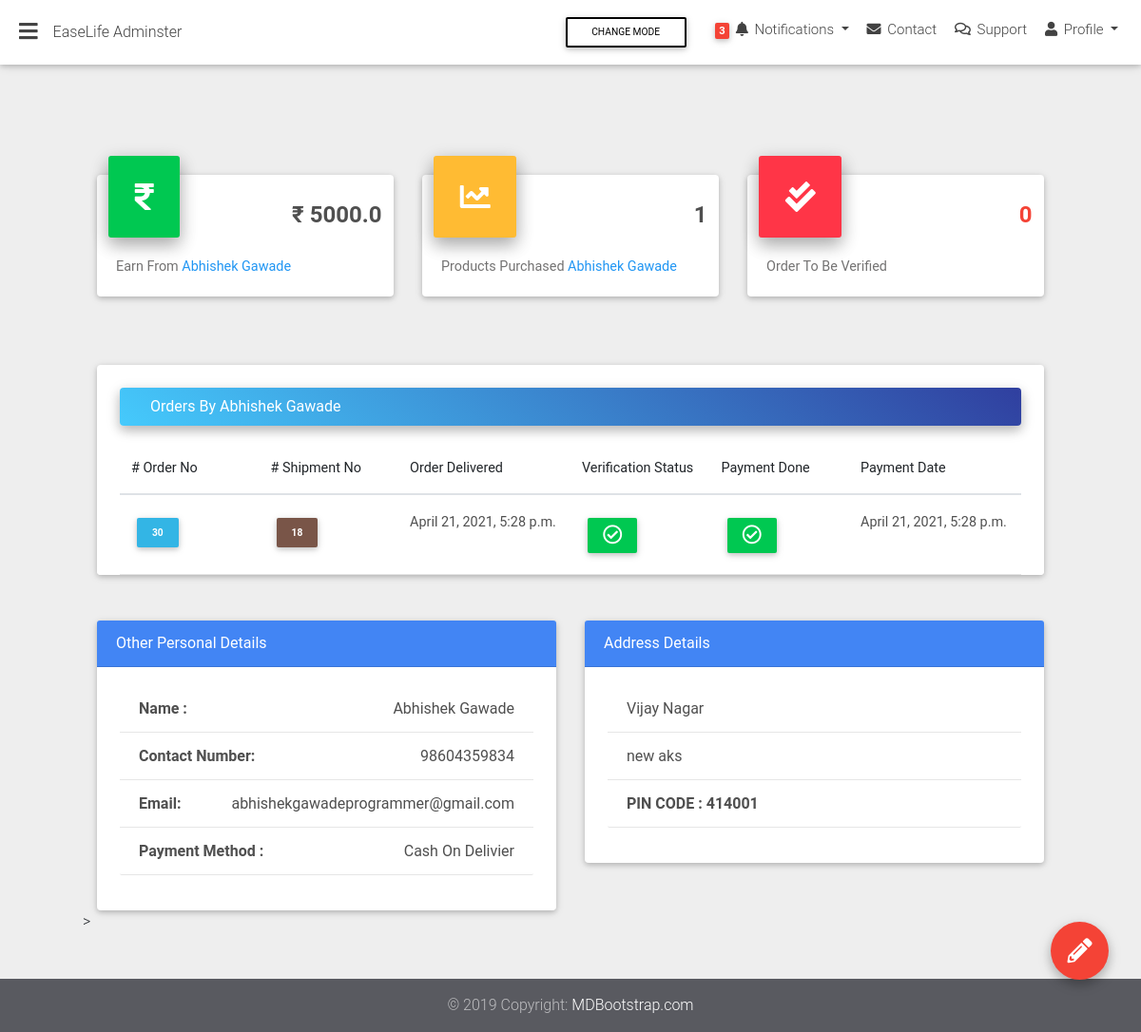
Page /easylife-admin/user_details/1/ on the earlier database version.
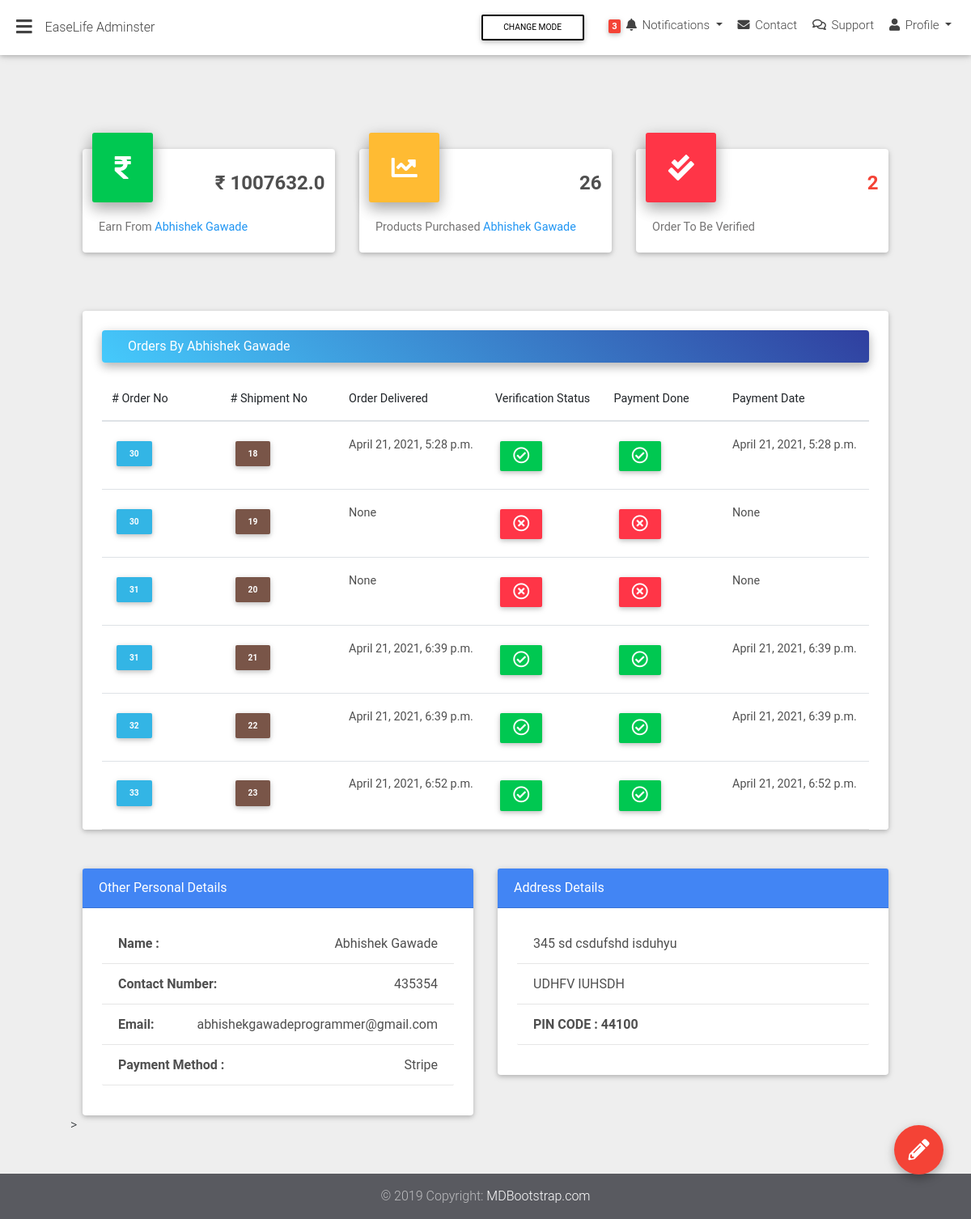
Same page on the later database version.
### base/models.py (models this page shows, shortened)
class ShippmentOrder(models.Model):
    user=models.ForeignKey(settings.AUTH_USER_MODEL,on_delete=models.CASCADE)
    order=models.ForeignKey('Order',on_delete=models.CASCADE)
    delivered= models.DateTimeField(blank=True,null=True)
    verify_order = models.BooleanField(default=False,blank=True)
    payment_done=models.BooleanField(default=False,blank=True)
    payment_done_date= models.DateTimeField(blank=True,null=True)
    class Meta:
        verbose_name = "ShippmentOrder"
        verbose_name_plural = "ShippmentOrders"

class Order(models.Model):
    user = models.ForeignKey(settings.AUTH_USER_MODEL,on_delete=models.CASCADE)
    items =models.ManyToManyField(OrderItem)
    ordered = models.BooleanField(default=False)
    start_date =models.DateTimeField(auto_now_add=True)
    ordered_date = models.DateTimeField()
    billing_address=models.ForeignKey('BillingAddress',on_delete=models.SET_NULL,blank=True,null=True)
    def get_total(self):
        total=0
        for order_item in self.items.all():
            total +=order_item.get_final_price()
        return total

class BillingAddress(models.Model):
    user=models.ForeignKey(settings.AUTH_USER_MODEL,on_delete=models.CASCADE)
    city=models.CharField(max_length=20)
    phone_number=models.CharField(max_length=20)
    street_address=models.CharField(max_length=250)
    apartment_address=models.CharField(max_length=250)
    pin_code=models.CharField(max_length=10)
    payment_option = models.CharField(choices=PAYMENTS_CHOICES,max_length=1,default='S')
    class Meta:
        verbose_name = ("Billing Address")
        verbose_name_plural = ("Billing Adresss")

### easylife_admin/views.py (the view)
# urls.py: path('user_details/<pk>/', user_details, name='user_details'),
def user_details(request,pk):
	user=get_object_or_404(User,pk=pk)
	shippment_order_user= ShippmentOrder.objects.filter(user=user)
	earn_money=0
	item_purchased=0
	no_verified=ShippmentOrder.objects.filter(user=user,verify_order=False).count()
	for shippment_order in shippment_order_user.filter(verify_order=True,payment_done=True):
		earn_money+=shippment_order.order.get_total()
		item_purchased+=shippment_order.order.items.count()
	return render(request,'easylife_admin/user_detail_view.html',{
		'shippment_order_user':shippment_order_user,
		'user':user,'earn_money':earn_money,'item_purchased':item_purchased,'no_verified':no_verified,'last_order':shippment_order_user.last()})

### base/models.py (called while the page is built)
    def get_total_item_price(self):
        return self.qauntity * self.item.price

    def get_total_discount_price(self):
        return self.qauntity * self.item.discount_price

    def get_final_price(self):
        if self.item.discount_price:
            return self.get_total_discount_price()
        return self.get_total_item_price()

### templates/easylife_admin/user_detail_view.html (shortened to what this page needs)
{% extends "easylife_admin/admin_base.html" %}
{% load static %}
{% block content %}
    <div class="container-fluid">
      <section class="mt-md-4 pt-md-2 mb-5 pb-4">
        <div class="row">
          <div class="col-xl-4 col-md-6 mb-xl-0 mb-4">
            <div class="card card-cascade cascading-admin-card">
              <div class="admin-up">
                <i class="fas fa-rupee-sign success-color mr-3 z-depth-2"></i>
                <div class="data">
                  <h4 class="font-weight-bold dark-grey-text">₹ {{earn_money}}</h4>
                </div>
              </div>
              <div class="card-body card-body-cascade">
                <p class="card-text">Earn From <span class="blue-text">{{user.get_full_name}}</span></p>
              </div>
            </div>
          </div>
          <div class="col-xl-4 col-md-6 mb-xl-0 mb-4">
            <div class="card card-cascade cascading-admin-card">
              <div class="admin-up">
                <i class="fas fa-chart-line warning-color mr-3 z-depth-2"></i>
                <div class="data">
                  <h4 class="font-weight-bold dark-grey-text">{{item_purchased}}</h4>
                </div>
              </div>
              <div class="card-body card-body-cascade">
                <p class="card-text">Products Purchased <span class="blue-text">{{user.get_full_name}}</span></p>
              </div>
            </div>
          </div>
          <div class="col-xl-4 col-md-6 mb-md-0 mb-4">
            <div class="card card-cascade cascading-admin-card">
              <div class="admin-up">
                <i class="fas fa-check-double danger-color lighten-1 mr-3 z-depth-2"></i>
                <div class="data">
                  <h4 class="font-weight-bold danger-grey-text">
                    <span class="red-text">{{no_verified}}</span>
                  </h4>
                </div>
              </div>
              <div class="card-body card-body-cascade">
                <p class="card-text">Order To Be Verified</p>
              </div>
            </div>
          </div>
        </div>
      </section>
      <section class="mb-5">
        <div class="card card-cascade narrower">
          <section>
            <br>
            <div class="card card-cascade narrower z-depth-0">
              <div
                class="view view-cascade gradient-card-header blue-gradient narrower py-2 mx-4 mb-3 d-flex justify-content-between align-items-center">
                <a href="" class="white-text mx-3">Orders By {{ user.get_full_name }}</a>
              </div>
              <div class="px-4">
                <div class="table-responsive">
                  <table class="table table-hover mb-0">
                    <thead>
                      <tr>
                        <th class="th-lg"># Order No</th>
                        <th class="th-lg"># Shipment No</th>
                        <th class="th-lg">Order Delivered </th>
                        <th class="th-lg">Verification Status</th>
                        <th class="th-lg">Payment Done</th>
                        <th class="th-lg">Payment Date</th>
                      </tr>
                    </thead>
                    <tbody>
                      {% for row in shippment_order_user %}
                      <tr>
                        <td>
                       <a href='' style="color:white">
                            <button type="button" class="btn btn-info btn-sm px-3">
                              <b>{{row.order.id}}</b>
                            </button>
                      </a>
                      </td>
                        <td>
        <a href='' style="color:white">
                            <button type="button" class="btn btn-brown waves-effect waves-light btn-sm px-3">
                              <b>{{row.id}}</b>
                            </button>
                      </a>
                      </td>
                        <td>{{row.delivered}}</td>
                        <td>
                          {% if  row.verify_order %}
                          <button type="button" class="btn btn-success btn-sm px-3">
                              <i class="far fa-check-circle fa-2x"></i>
                          {% else %}
                                <button type="button" class="btn btn-danger btn-sm px-3">
                             <i class="far fa-times-circle fa-2x"></i>
                          {% endif %}
                          </button>
                      </td>
                        <td>
                                               {% if  row.payment_done %}
                          <button type="button" class="btn btn-success btn-sm px-3">
                              <i class="far fa-check-circle fa-2x"></i>
                          {% else %}
                                <button type="button" class="btn btn-danger btn-sm px-3">
                             <i class="far fa-times-circle fa-2x"></i>
                          {% endif %}
                        </td>
                        <td>{{row.payment_done_date}}</td>
                      </tr>
                      {% endfor %}
                    </tbody>
                  </table>
                </div>
                <hr class="my-0">
              </div>
            </div>
          </section>
        </div>
      </section>
      <section class="mb-5">
        <div class="row">
          <div class="col-lg-6 col-md-12 mb-lg-0 mb-4">
            <div class="card">
              <div class="card-header white-text primary-color">
                Other  Personal Details
              </div>
              <div class="card-body text-center px-4 mb-3">
                <div class="list-group list-panel">
                  <span  class="list-group-item d-flex justify-content-between dark-grey-text">
                    <span class="float-left" style="font-weight: bold">Name :</span>{{user.get_full_name}}
                  </span>
                  <span  class="list-group-item d-flex justify-content-between dark-grey-text">
                    <span class="float-left" style="font-weight: bold">Contact Number:</span>{{last_order.order.billing_address.phone_number}}
                  </span>
                  <span  class="list-group-item d-flex justify-content-between dark-grey-text">
                    <span class="float-left" style="font-weight: bold">Email:</span>{{user.email}}
                  </span>
                  <span  class="list-group-item d-flex justify-content-between dark-grey-text">
                    <span class="float-left" style="font-weight: bold">Payment Method :</span>{{last_order.order.billing_address.get_payment_option_display}}
                  </span>
                </div>
              </div>
            </div>
          </div>
          <div class="col-lg-6 col-md-12 mb-lg-0 mb-4">
            <div class="card">
              <div class="card-header white-text primary-color">
                Address Details
              </div>
              <div class="card-body text-center px-4 mb-3">
                <div class="list-group list-panel">
                  <span  class="list-group-item d-flex justify-content-between dark-grey-text">
                    {{last_order.order.billing_address.street_address}}
                  </span>
                     <span  class="list-group-item d-flex justify-content-between dark-grey-text">
                    {{last_order.order.billing_address.apartment_address}}
                  </span>
                    <span  class="list-group-item d-flex justify-content-between dark-grey-text">
                    <span class="float-left" style="font-weight: bold">PIN CODE  : {{last_order.order.billing_address.pin_code}}</span>
                  </span>
                </div>
              </div>
            </div>
          </div>>
        </div>
      </section>
    </div>
{% endblock content %}

### templates/easylife_admin/admin_base.html (shortened to what this page needs)
{% load static %}
<!DOCTYPE html>
<html lang="en">
<head>
  <link rel="stylesheet" href="https://use.fontawesome.com/releases/v5.11.2/css/all.css">
  <link rel="stylesheet" href="{% static 'easylife_admin_static/css/bootstrap.min.css' %}">
  <link rel="stylesheet" href="{% static 'easylife_admin_static/css/mdb.min.css' %}">
</head>
<body class="fixed-sn white-skin">
  <header>
    {% include "easylife_admin/admin_navi.html" %}
  </header>
  <main style="padding-top: 0.5rem;">
     <div class="container-fluid">
      {% block content %}
      {% endblock content %}
     </div>
  </main>
  {% include "easylife_admin/admin_footer.html" %}
</body>
</html>

### templates/easylife_admin/admin_side_navi.html (shortened to what this page needs)
{% load static %}

### templates/easylife_admin/admin_navi.html (shortened to what this page needs)
    <nav class="navbar fixed-top navbar-expand-lg scrolling-navbar double-nav">
      <div class="float-left">
        <a href="#" data-activates="slide-out" class="button-collapse"><i class="fas fa-bars"></i></a>
      </div>
      <div class="breadcrumb-dn mr-auto">
        <p>EaseLife Adminster</p>
      </div>
      <div class="d-flex change-mode">
        <div class="ml-auto mb-0 mr-3 change-mode-wrapper">
          <button class="btn btn-outline-black btn-sm" id="dark-mode">Change Mode</button>
        </div>
        <ul class="nav navbar-nav nav-flex-icons ml-auto">
          <li class="nav-item dropdown notifications-nav">
            <a class="nav-link dropdown-toggle waves-effect" id="navbarDropdownMenuLink" data-toggle="dropdown"
              aria-haspopup="true" aria-expanded="false">
              <span class="badge red">3</span> <i class="fas fa-bell"></i>
              <span class="d-none d-md-inline-block">Notifications</span>
            </a>
          </li>
          <li class="nav-item">
            <a class="nav-link waves-effect"><i class="fas fa-envelope"></i> <span
                class="clearfix d-none d-sm-inline-block">Contact</span></a>
          </li>
          <li class="nav-item">
            <a class="nav-link waves-effect"><i class="far fa-comments"></i> <span
                class="clearfix d-none d-sm-inline-block">Support</span></a>
          </li>
          <li class="nav-item dropdown">
            <a class="nav-link dropdown-toggle waves-effect" href="#" id="userDropdown" data-toggle="dropdown"
              aria-haspopup="true" aria-expanded="false">
              <i class="fas fa-user"></i> <span class="clearfix d-none d-sm-inline-block">Profile</span>
            </a>
          </li>
        </ul>
      </div>
    </nav>
    <div class="fixed-action-btn clearfix d-none d-xl-block" style="bottom: 45px; right: 24px;">
      <a class="btn-floating btn-lg red">
        <i class="fas fa-pencil-alt"></i>
      </a>
      <ul class="list-unstyled">
        <li><a class="btn-floating red" href="{% url "easylife_admin:add_items" %}"></a></li>
        <li><a class="btn-floating yellow darken-1" href="{% url "easylife_admin:all_user_details" %}"></a></li>
        <li><a class="btn-floating green" href="{% url "easylife_admin:all_items" %}"></a></li>
      </ul>
    </div>

### templates/easylife_admin/admin_footer.html
  <footer class="page-footer pt-0 mt-5 rgba-stylish-light">
    <div class="footer-copyright py-3 text-center">
      <div class="container-fluid">
        © 2019 Copyright: <a href="https://mdbootstrap.com/education/bootstrap/" target="_blank"> MDBootstrap.com </a>
      </div>
    </div>
  </footer>

Differences in the rows shown:
added ShippmentOrder: order.id "30", id "19", delivered "None", verify_order False (drawn), payment_done False (drawn), payment_done_date "None"
added ShippmentOrder: order.id "31", id "20", delivered "None", verify_order False (drawn), payment_done False (drawn), payment_done_date "None"
added ShippmentOrder: order.id "31", id "21", delivered "April 21, 2021, 6:39 p.m.", verify_order True (drawn), payment_done True (drawn), payment_done_date "April 21, 2021, 6:39 p.m."
added ShippmentOrder: order.id "32", id "22", delivered "April 21, 2021, 6:39 p.m.", verify_order True (drawn), payment_done True (drawn), payment_done_date "April 21, 2021, 6:39 p.m."
added ShippmentOrder: order.id "33", id "23", delivered "April 21, 2021, 6:52 p.m.", verify_order True (drawn), payment_done True (drawn), payment_done_date "April 21, 2021, 6:52 p.m.", order.billing_address.phone_number "435354", order.billing_address.payment_option "Stripe", order.billing_address.street_address "345 sd csdufshd isduhyu", order.billing_address.apartment_address "UDHFV IUHSDH", order.billing_address.pin_code "44100"
Other differences:
{{ earn_money }}: "5000.0" → "1007632.0"
{{ item_purchased }}: "1" → "26"
{{ no_verified }}: "0" → "2"
{{ last_order.order.billing_address.phone_number }}: "98604359834" → "435354"
{{ last_order.order.billing_address.get_payment_option_display }}: "Cash On Delivier" → "Stripe"
{{ last_order.order.billing_address.street_address }}: "Vijay Nagar" → "345 sd csdufshd isduhyu"
{{ last_order.order.billing_address.apartment_address }}: "new aks" → "UDHFV IUHSDH"
{{ last_order.order.billing_address.pin_code }}: "414001" → "44100"
